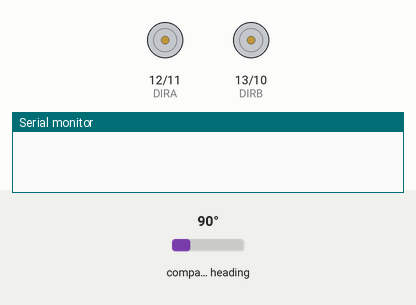
Recording of a sketch running on a simulated Arduino Uno, built with avr-gcc and run on an emulated ATmega328P. Parts: direction and speed pins drawn as motors (green arrow = direction pin HIGH = forward, orange = LOW = backward, longer = more drive), the last lines printed to the serial monitor. Wiring (inferred from the names in the program): HMC5883L compass at I2C address 0x1E. Inputs (shaded band) come from the test bench; at power-on: compass heading 90°.

Above: at 0.1 s.
At 0.5 s:
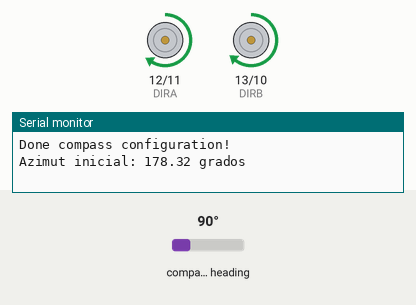
Timing chart, 0 to 3.5 s (numbered marks = the images above):
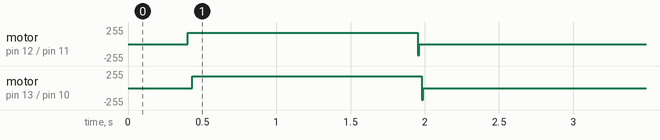

The sketch:

explorito_3v1.ino
```cpp
/*
 * 3v1 es la version donde se implementa el manejo de Ardumoto
 * como en la version anterior pero añadiendo algunos sensores:
 *  Brujula (en el puerto I2C)
 *  Infrarrojos Sharp
 *  Ultrasonidos
 *  Comunicación Bluetooth
 * 31 - Jul - 2015
 */

/* Ardumoto Example Sketch
  by: Jim Lindblom
  date: November 8, 2013
  license: Public domain. Please use, reuse, and modify this
  sketch!

  Three useful functions are defined:
    setupExplorito() -- Setup the Ardumoto Shield pins
    driveExplorito([motor], [direction], [speed]) -- Drive [motor]
      (0 for A, 1 for B) in [direction] (0 or 1) at a [speed]
      between 0 and 255. It will spin until told to stop.
    stopExplorito([motor]) -- Stop driving [motor] (0 or 1).

  setupExplorito() is called in the setup().
  The loop() demonstrates use of the motor driving functions.
*/

// INCLUDES
#include <SoftwareSerial.h>
#include <Wire.h>
#include <HMC5883L.h>
//#include <Ultrasonic.h>

// VARIALBLES GENERALES
const float pi = 3.14;
float angulo_sensor = pi;

// Bluetooth
SoftwareSerial bluetooth(4,5); // (TX,RX)

// Ultrasonic
//Ultrasonic sensor_ultra(9,10);// (Trig,Echo)

// Compass
HMC5883L compass;
float decAngle = -29.38E-3;
int error = 0;
int z = 0;

// Ardumotor
#define adelante  1
#define atras 0
#define MOTOR_IZQ 0  // B
#define MOTOR_DER 1  // A
const byte PWMA = 11;  // PWM control (speed) for motor IZQ  (B)
const byte PWMB = 10; // PWM control (speed) for motor DER (A)
const byte DIRB = 13; // Direction control for motor IZQ (B)
const byte DIRA = 12; // Direction control for motor DER (A)

void setup()
{
  Serial.begin(9600);
  /*while (!Serial) {
    Serial.println("Serial port ready");
    }*/
  Wire.begin(); // Start the I2C interface.

  // Inicio Bluetooth
  bluetooth.begin(115200);  // The Bluetooth Mate defaults to 115200bps
  bluetooth.print("$");  // Print three times individually
  bluetooth.print("$");
  bluetooth.print("$");  // Enter command mode
  delay(100);  // Short delay, wait for the Mate to send back CMD
  bluetooth.println("U,9600,N");  // Temporarily Change the baudrate to 9600, no parity
  // 115200 can be too fast at times for NewSoftSerial to relay the data reliably
  bluetooth.begin(9600);  // Start bluetooth serial at 9600
  while (!bluetooth) {
    Serial.println("Done bluetooth configuration!");
    bluetooth.println("Done bluetooth configuration!");
    }

  // Compass
  compass = HMC5883L(); // Construct a new HMC5883 compass. (I2C Address: 0x1E)
  error = compass.SetScale(1.3); // Set the scale of the compass to 1.3Ga
  if(error != 0){ // If there is an error, print it out.
    Serial.println(compass.GetErrorText(error));
    error =0;
  }
  error = compass.SetMeasurementMode(Measurement_Continuous); // Set the measurement mode to Continuous
  if(error != 0) {// If there is an error, print it out.
    Serial.println(compass.GetErrorText(error)); //Todo: Error handling for this method in .h and .cpp
    error=0;
  }
  Serial.println("Done compass configuration!");


  float heading = azimut();
  bluetooth.print("Azimut inicial: ");
  bluetooth.print(heading);
  bluetooth.println(" grados");

  Serial.print("Azimut inicial: ");
  Serial.print(heading);
  Serial.println(" grados");


  setupExplorito(); // Set all pins as outputs
  stopExplorito();
  delay(200);
  //driveExplorito(MOTOR_DER, adelante, 210);
      driveExplorito(MOTOR_DER, adelante, 170);
      driveExplorito(MOTOR_IZQ, adelante, 178);

  delay(1500);
  stopExplorito();
  delay(500);
  bluetooth.println("He andado recto 2s");
  bluetooth.println("Mido mi azimut de nuevo...");
  float heading2 = azimut();
  bluetooth.print("Mi azimut es: ");
  bluetooth.print(heading2);
  bluetooth.println(" grados");
  if (abs(heading2-heading)>4) {
    bluetooth.println("Me he girado mas de 4 grados. Corrigo...");
  }
  while (abs(heading2-heading)>4) {
    if (heading2>heading) {
      // Tengo que girar a izq
      bluetooth.print(" < ");
      driveExplorito(MOTOR_DER, adelante, 220);delay(2);
      driveExplorito(MOTOR_IZQ, atras, 220);
      delay(100);
      stopExplorito();
      delay(1);
      heading2 = azimut();
      delay(1);
    }
    else {
      // Giro a la derecha
      bluetooth.print(" > ");
      driveExplorito(MOTOR_IZQ, adelante, 220);
      driveExplorito(MOTOR_DER, atras, 220);
      delay(100);
      stopExplorito();
      delay(1);
      heading2 = azimut();
      delay(1);
    }

  }
  delay(200);
  bluetooth.println();
  bluetooth.println("Direccion correcta:");
  float heading3 = azimut();
  bluetooth.print(heading3);
  bluetooth.println(" grados");

}

void loop()
{

}


//############################################
// Fuctions declaration

// driveExplorito() drives 'motor' in 'dir' direction at 'spd' speed
void driveExplorito(byte motor, byte dir, byte spd)
{
  if (motor == MOTOR_IZQ) // B
  {
    digitalWrite(DIRB, dir); bluetooth.print(" DIRB_izq ");bluetooth.print(dir);
    analogWrite(PWMB, spd); bluetooth.print(" PWMB_izq ");bluetooth.println(spd);bluetooth.println();
  }
  else if (motor == MOTOR_DER) // A
  {
    digitalWrite(DIRA, dir); bluetooth.print(" DIRA_der ");bluetooth.print(dir);
    analogWrite(PWMA, spd); bluetooth.print(" PWMA_der ");bluetooth.println(spd);bluetooth.println();
  }
}

// stopExplorito() makes a motor stop
void stopExplorito()
{
  driveExplorito(MOTOR_DER, 0, 0);
  driveExplorito(MOTOR_IZQ, 0, 0);
}

// setupExplorito initialize all pins
void setupExplorito()
{
  // All pins should be setup as outputs:
  pinMode(PWMB, OUTPUT);
  pinMode(PWMA, OUTPUT);
  pinMode(DIRB, OUTPUT);
  pinMode(DIRA, OUTPUT);

  // Initialize all pins as low:
  digitalWrite(PWMA, LOW);
  digitalWrite(PWMB, LOW);
  digitalWrite(DIRA, LOW);
  digitalWrite(DIRB, LOW);
}

float azimut(){
  // Calculate the azimut angle

  //  http://www.magnetic-declination.com/
  // San Juan de Aznalfarache: 1º40' = -29.38 mrad
  float decAngle = -29.38E-3;
  MagnetometerScaled scaled = compass.ReadScaledAxis();
  float heading = atan2(scaled.YAxis, scaled.XAxis);
  heading += decAngle;
  if(heading < 0)
     heading += 2*PI;
  if(heading > 2*PI)
     heading -= 2*PI;
  heading = heading * 180/PI;
  return heading;
}
```
